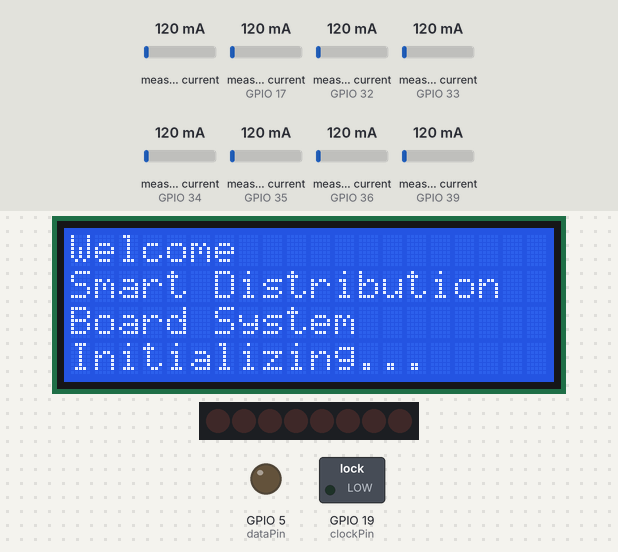
Recording of a sketch running on a simulated ESP32. Parts: 20×4 character LCD, 8 shift-register outputs drawn as a row of LEDs (first output left, lit = HIGH), switched loads named in the sketch (green lamp = pin HIGH), output pins drawn as LEDs (lit = HIGH). The inputs (shaded band) are chosen by the test bench; at power-on: measured current 120 mA, measured current (sensors on GPIO 17, GPIO 32, GPIO 33, GPIO 34, GPIO 35, GPIO 36, GPIO 39) 120 mA. WiFi joins after 1.5 s; servers stay silent unless stated; uploads are accepted with an empty reply; pins used as bus, display or sensor lines are not drawn; what the sketch prints to the serial monitor is not drawn.

Above: at 0.2 s.
At 9.0 s:
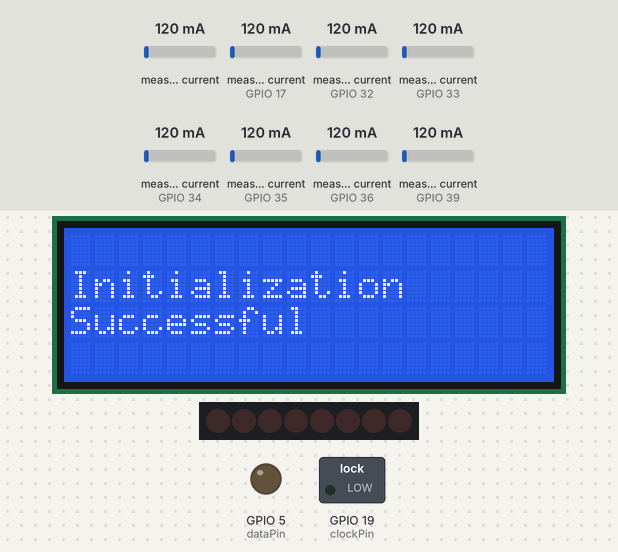
At 23.9 s:
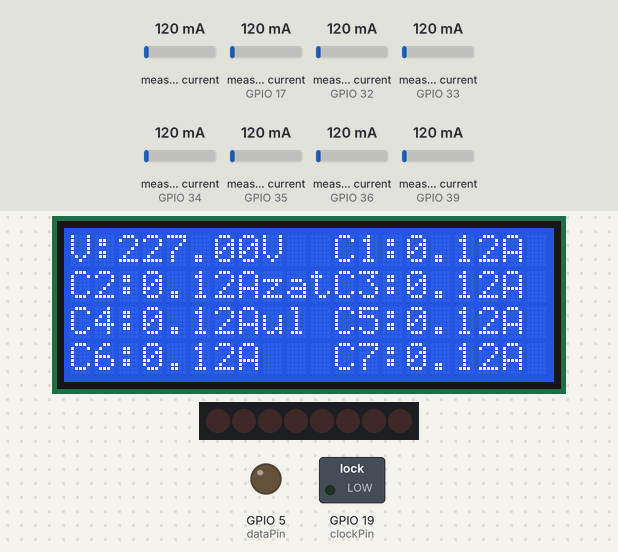

The sketch:

smartDB.ino
```cpp
//Libraries for ESP32
#include <Wire.h>
#ifdef ESP32
#include <WiFi.h>
#include <HTTPClient.h>
#else
#include <ESP8266WiFi.h>
#include <ESP8266HTTPClient.h>
#include <WiFiClient.h>
#endif

//Used for LCD Screen

#include <LiquidCrystal_I2C.h>
// Set the LCD address to 0x27 for a 16 chars and 2 line display
LiquidCrystal_I2C lcd(0x27, 20, 4);

// Replace with your network credentials
const char* ssid = "PIEEIPPIE";
const char* password = "Xjok23dl";
String serverName = "https://dipoapp.onrender.com/";
const char* api_key = "xdol";

//SHIFT REGISTER
int dataPin = 5;
int latchPin = 18;
int clockPin = 19;

//Sensor Variables
float current_1;
float current_2;
float current_3;
float current_4;
float current_5;
float current_6;
float current_7;
float current_8;
float voltage;

//PIN DEFINITIONS
int current_pin[7] = { 35, 36, 39, 34, 32, 33, 17 };

#include "ACS712.h"
ACS712 ACS1(current_pin[0], 3.3, 4095, 66);
ACS712 ACS2(current_pin[1], 3.3, 4095, 66);
ACS712 ACS3(current_pin[2], 3.3, 4095, 66);
ACS712 ACS4(current_pin[3], 3.3, 4095, 66);
ACS712 ACS5(current_pin[4], 3.3, 4095, 66);
ACS712 ACS6(current_pin[5], 3.3, 4095, 66);
ACS712 ACS7(current_pin[6], 3.3, 4095, 66);

//Voltage Libraries
#include "EmonLib.h"
int voltage_pin = 16;
#define VOLT_CAL 592
EnergyMonitor v;

//Send to Cloud details
unsigned long previous_time = 0;
const unsigned long interval_to_send = 5000;
String state;
String response;

void setup() {

  // PIN DEFINITIONS
  pinMode(dataPin, OUTPUT);
  pinMode(latchPin, OUTPUT);
  pinMode(clockPin, OUTPUT);
  pinMode(voltage_pin, INPUT);

  for (int j = 0; j < 7; j++) {
    pinMode(current_pin[j], INPUT);
  }
  Serial.begin(115200);
  //v.voltage(voltage_pin, VOLT_CAL, 1.7);
  lcd.begin();
  lcd.backlight();


    lcd.setCursor(0, 0);
    lcd.print("Welcome");
    lcd.setCursor(0, 1);
    lcd.print("Smart Distribution");
    lcd.setCursor(0, 2);
    lcd.print("Board System");
    lcd.setCursor(0, 3);
    lcd.print("Initializing...");
    delay(3000);
    lcd.clear();

  //WIFI CONNECTION
  WiFi.begin(ssid, password);
  Serial.println("Connecting");
  while (WiFi.status() != WL_CONNECTED) {
    delay(500);
    Serial.print(".");
  }
  Serial.println("");
  Serial.print("Connected to WiFi network with IP Address: ");
  Serial.println(WiFi.localIP());

    //SYSTEM INIT
  lcd.clear();
  lcd.setCursor(0, 1);
  lcd.print("Initialization");
  lcd.setCursor(0, 2);
  lcd.print("Successful");
  delay(3000);
}

void loop() {

  // Read States
  state = send_to_cloud("get_state");
  state.replace(" ", "");
  state.replace(",", "");
  byte s = (byte) strtol(state.c_str(), NULL, 2);
  changeState(s);


  //Read Current & Voltage Values
  current_1 = read_current(ACS1);
  current_2 = read_current(ACS2);
  current_3 = read_current(ACS3);
  current_4 = read_current(ACS4);
  current_5 = read_current(ACS5);
  current_6 = read_current(ACS6);
  current_7 = read_current(ACS7);
  current_8 = 0;
  voltage = read_voltage();
  voltage = constrain(4, 227, 230);

  printdetails();

  //Menu: Do you want normal readings only or continuous reading with cloud integration?
  int cloud = 1;

  //Send Data to cloud every interval_to_send secs.
  if (cloud) {
    if (millis() - previous_time >= interval_to_send) {
      String request = "update/key=" + String(api_key) + "/voltage=" + String(int(voltage))
                      + "/c1=" + String(int(current_1)) + "/c2=" + String(int(current_2))
                      + "/c3=" + String(int(current_3)) + "/c4=" + String(int(current_4))
                      + "/c5=" + String(int(current_5)) + "/c6=" + String(int(current_6))
                      + "/c7=" + String(int(current_7)) + "/c8=" + String(int(current_8));
      send_to_cloud(request);
      previous_time = millis();
    }
  }
}


float read_current(ACS712 name) {
  float average = 0;
  for (int i = 0; i < 100; i++) {
    average += name.mA_AC();
  }
  float curr = (average / 100.0);
  curr = curr * 1e-3;  //convert from mA to A
  return curr;
}


float read_voltage() {
 v.calcVI(20, 2000);
  float volt = v.Vrms;
  delay(10);
  return volt;
}

void changeState(byte states) {
  digitalWrite(latchPin, LOW);
  shiftOut(dataPin, clockPin, LSBFIRST, states);
  delay(100);
  digitalWrite(latchPin, HIGH);
}

void printdetails(){

    // PRINT INFO ON LCD
  lcd.setCursor(0, 0);
  lcd.print("V:");
  lcd.print(voltage);
  lcd.print("V");

  lcd.setCursor(11, 0);
  lcd.print("C1:");
  lcd.print(current_1);
  lcd.print("A");

  lcd.setCursor(0, 1);
  lcd.print("C2:");
  lcd.print(current_2);
  lcd.print("A");

  lcd.setCursor(11, 1);
  lcd.print("C3:");
  lcd.print(current_3);
  lcd.print("A");

  lcd.setCursor(0, 2);
  lcd.print("C4:");
  lcd.print(current_4);
  lcd.print("A");

  lcd.setCursor(11, 2);
  lcd.print("C5:");
  lcd.print(current_5);
  lcd.print("A");

  lcd.setCursor(0, 3);
  lcd.print("C6:");
  lcd.print(current_6);
  lcd.print("A");

  lcd.setCursor(11, 3);
  lcd.print("C7:");
  lcd.print(current_7);
  lcd.print("A");
}

String send_to_cloud(String data) {
  if (WiFi.status() == WL_CONNECTED) {
    HTTPClient http;

    String httpRequestData = data;
    Serial.print("httpRequestData: ");
    Serial.println(httpRequestData);

    http.begin((serverName + httpRequestData).c_str());
    http.addHeader("Content-Type", "application/x-www-form-urlencoded");

    // Send HTTP POST request
    int httpResponseCode = http.GET();
    delay(1100);  //This should give time for the server to process the request.

    if (httpResponseCode > 0) {
      Serial.print("HTTP Response code:");
      Serial.println(httpResponseCode);
      if (data == "get_state") {
        response = http.getString();
        return response;
      }
    } else {
      Serial.print("Error code: ");
      Serial.println(httpResponseCode);
      return String(0);
    }
    http.end();
  } else {
    Serial.println("WiFi Disconnected");
  }
}
```

Measured:
- what the display in image 1 shows lasts 14.9 s, from 8.9 s to 23.8 s
